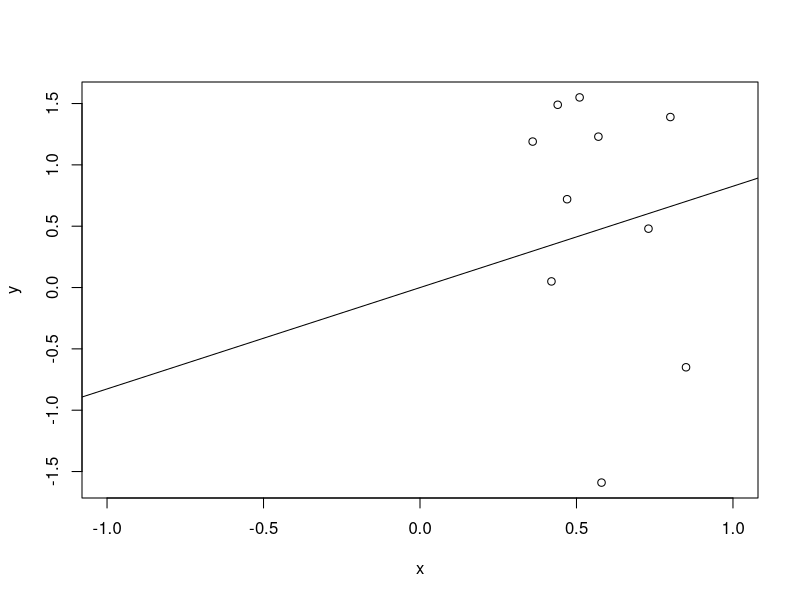
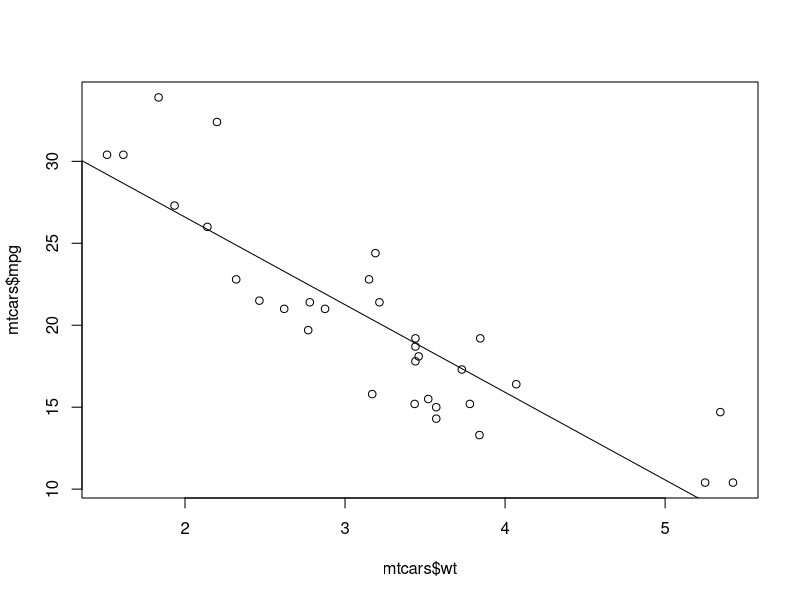

Write the R code that produced these figures, in order.
## question 1 - weighted average
x <- c(0.18, -1.54, 0.42, 0.95)
w <- c(2, 1, 3, 1)
weighted.mean(x,w)

## question 2 - linear regression through origin 
x <- c(0.8, 0.47, 0.51, 0.73, 0.36, 0.58, 0.57, 0.85, 0.44, 0.42)
y <- c(1.39, 0.72, 1.55, 0.48, 1.19, -1.59, 1.23, -0.65, 1.49, 0.05)
lm( y ~ x - 1 )
lm( y ~ x + 0 )
plot(x,y, xlim=c(-1,1) )
abline( lm( y ~ x + 0 ) )

## question 3 data(mtcars) regression
data(mtcars) 
plot(mtcars$wt , mtcars$mpg)
fit <- lm( mtcars$mpg ~ mtcars$wt  )
abline(fit)

## question 4
## B1-hat = Cor(Y,X) Sd(Y) / Sd(X)
0.5*2/1

## question 5
## y = x * cor(x,y) if normalized with mean 0 and sd of 1
0.4*1.5 

## question 6 normalize data to mean of 0 and var of 1
x <- c(8.58, 10.46, 9.01, 9.64, 8.86)
xmean <- mean(x)
xsd <- sd(x)
xnormal <- (x-xmean)/xsd

## question 7 - linear regression 
x <- c(0.8, 0.47, 0.51, 0.73, 0.36, 0.58, 0.57, 0.85, 0.44, 0.42)
y <- c(1.39, 0.72, 1.55, 0.48, 1.19, -1.59, 1.23, -0.65, 1.49, 0.05)
lm( y ~ x)

## question 9
x <- c(0.8, 0.47, 0.51, 0.73, 0.36, 0.58, 0.57, 0.85, 0.44, 0.42)
mean(x)





